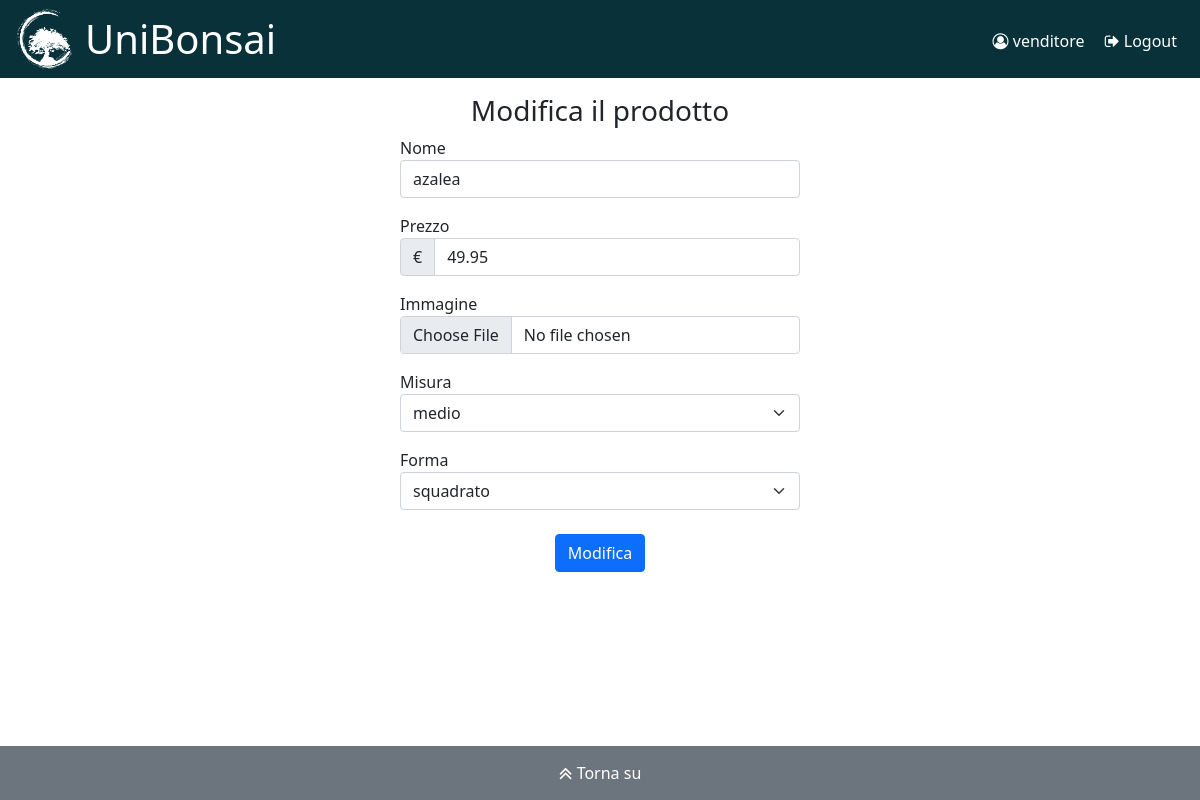
Page /index.php?action=catalogo&mode=update&id=1 (signed in) on the committed database.
### tables this page shows
CREATE TABLE `products` (
  `id` int(11) NOT NULL,
  `name` varchar(30) NOT NULL,
  `price` float NOT NULL,
  `shape` varchar(20) NOT NULL,
  `size` varchar(10) NOT NULL,
  `path` varchar(70) NOT NULL
);

### src/configure.php (called while the page is built, shortened)
<?php
require "./src/database/DB.class.php";
$db = new DB();
function get_include_contents(string $file) {
	if (is_file($file)) {
		extract($GLOBALS, EXTR_REFS);
		include $file;
		return ob_get_clean();
	}
	throw new ErrorException("$file not found");
}
function get_in_params($array) {
	return "(".rtrim(str_repeat("?,", count($array)), ",").")";
}
?>

### index.php (called while the page is built, shortened)
<?php
	require "./src/configure.php";
	$vars["action"] = isset($_SESSION["uid"]) ? ($_REQUEST["action"] ?? "catalogo") : "user";
	if (isset($_SESSION["uid"])) {
		$UID = $_SESSION["uid"];
	}
	switch ($vars["action"]) {
		case "catalogo":
			require "./src/catalogo/controller.php";
			break;
	}
	require "./src/templates/template.php";
?>

### src/database/DB.class.php (called while the page is built, shortened)
<?php
class DB {
	private $connection;
	public function __construct() {
		$this->connection = new mysqli("127.0.0.1", "unibonsai", "unibonsai1!", "unibonsai");
	}
	private function query($statement, $vars = [], $types = "") {
		$q = $this->connection->prepare($statement);
		if ($vars && $types)
			$q->bind_param($types, ...$vars);
		$success = $q->execute();
		if ($res = $q->get_result())
			return $res->fetch_all(MYSQLI_ASSOC);
		return $success;
	}
	public function getProducts($ids = null) {
		$query = "SELECT id, name, price, shape, size, path FROM products";
		if ($ids === null) {
			return $this->query($query);
		} else if (empty($ids)) {
			return [];
		} else {
			$query .= " WHERE id IN ". get_in_params($ids);
			return $this->query($query, $ids, str_repeat("i", count($ids))) ?: [];
		}
	}
	public function unreadMessages($userId) {
		$query = "SELECT COUNT(*) as count FROM messages WHERE userId = ? AND isRead = false";
		return $this->query($query, [$userId], "i")[0]["count"] > 0;
	}
}
?>

### src/catalogo/controller.php (called while the page is built, shortened)
<?php
	switch ($vars["mode"]) {
		case "add":
		case "update":
			if ($_SERVER["REQUEST_METHOD"] == "POST") {
				$vars["item"] = generate_product();
				if ($_POST["id"])
					$db->updateProduct($vars["item"]);
				else
					$vars["item"]["id"] = $db->getNextProductId();
				$vars["item"]["path"] = "/img_".$vars["item"]["id"].".jpg";
				if (check_image("image", IMG_PATH."/img_".$vars["item"]["id"].".jpg")) {
					$message = "Prodotto ".($_POST["id"] ? "modificato" : "aggiunto")." correttamente";
					if (!$_POST["id"])
						$db->addProduct($vars["item"]);
					$vars["products"] = $db->getProducts();
					$content = get_include_contents("./src/catalogo/view.php");
				} else {
					$error = "Errore. Assicurarsi che l'immagine sia valida e di tipo .jpg";
					$vars["item"] = generate_product();
					$content = get_include_contents("./src/catalogo/update.php");
				}
			} else {
				if (isset($_GET["id"]) && !empty($_GET["id"])) {
					$vars["item"] = $db->getProducts([$_GET["id"]])[0];
				} else
					$vars["item"] = generate_product(true);
				$content = get_include_contents("./src/catalogo/update.php");
			}
			break;
	}
?>

### src/catalogo/update.php (the view, shortened to what this page needs)
<?php echo get_include_contents("./src/templates/header.php") ?>
<main>
    <h3 class="text-center mt-3">
		<?php echo $vars["item"]["id"] ? "Modifica il" : "Aggiungi un" ?> prodotto
	</h3>
	<div class="col-10 col-md-8 col-lg-6 col-xl-4
		offset-1 offset-md-2 offset-lg-3 offset-xl-4">
		<form action="index.php" method="post" enctype="multipart/form-data">
			<label for="name">Nome</label>
			<input type="text" class="form-control mb-3" id="name" name="name"
				pattern="[a-zA-Z\s]{1,30}" maxlength="30" required
				value="<?php echo $vars["item"]["name"] ?? "" ?>" />
			<label for="price">Prezzo</label>
			<div class="input-group mb-3">
				<span class="input-group-text">€</span>
				<input type="number" class="form-control" id="price" name="price"
					pattern="^\d+(?:\.\d{1,2})?$" min="0.01" max="200.00" required step="0.01"
					value="<?php echo $vars["item"]["price"] ?>" />
			</div>
			<label for="image">Immagine</label>
			<input type="file" class="form-control mb-3" id="image" name="image" accept=".jpg"
				<?php  if (!$vars["item"]["id"]) echo "required" ?> />
			<label for="size">Misura</label>
			<select name="size" class="form-select mb-3" id="size" required>
				<option value="medio" <?php echo $vars["item"]["size"] == "medio" ? "selected" : "" ?>>
					medio
				</option>
			</select>
			<label for="shape">Forma</label>
			<select name="shape" class="form-select" id="shape">
				<option value="squadrato" <?php echo $vars["item"]["shape"] == "squadrato" ? "selected" : "" ?>>
					squadrato
				</option>
			</select>
			<div class="text-center mt-4">
				<button type="submit" class="btn btn-primary"
					title="<?php echo $vars["item"]["id"] ? "modifica" : "aggiungi" ?>">
					<?php echo $vars["item"]["id"] ? "Modifica" : "Aggiungi" ?>
				</button>
			</div>
		</form>
	</div>
</main>

### style/style.css (style rules this page uses)
body { position: relative; min-height: 100vh; }

### style/main.css (style rules this page uses)
main { padding-bottom: 55px; }

### rows in the picture
products: name "azalea", price "49.95", size "medio", shape "squadrato"

### other values in the picture
$vars["user"] "venditore"
